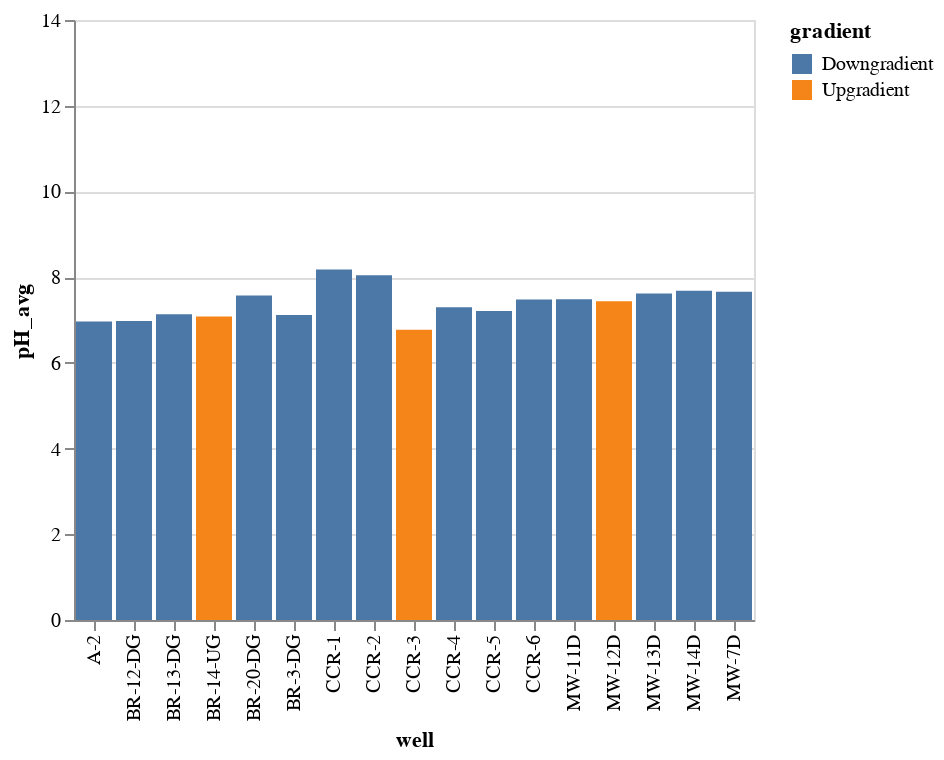

Notebook code cell kept with this figure:
### Code cell
#pH ranges from 0-14 su (acidic < 7 < basic)
#normal range for groundwater systems is 6-8.5 su

alt.Chart(df1).mark_bar().encode(x='well', y=alt.Y('pH_avg', scale=alt.Scale(domain=(0, 14))), color='gradient')

### Figure 1 — Vega-Lite specification as saved in the notebook (floating-point values rounded to 4 significant figures)
{"config": {"view": {"continuousWidth": 400, "continuousHeight": 300}}, "data": {"name": "data-0c73fe16c25468b6b357850402150286"}, "mark": "bar", "encoding": {"color": {"type": "nominal", "field": "gradient"}, "x": {"type": "nominal", "field": "well"}, "y": {"type": "quantitative", "field": "pH_avg", "scale": {"domain": [0, 14]}}}, "$schema": "https://vega.github.io/schema/vega-lite/v4.8.1.json", "datasets": {"data-0c73fe16c25468b6b357850402150286": [{"mercury_avg": 5.625e-07, "antimony_avg": 0.0457, "lead_avg": 0.005125, "arsenic_avg": 0.005875, "chromium_avg": 0.005, "thallium_avg": 0.007925, "barium_avg": 0.03875, "boron_avg": 0.09356, "radium_avg": 0.6913, "fluoride_avg": 0.2278, "chloride_avg": 57.78, "pH_avg": 7.119, "calcium_avg": 126.3, "sulfate_avg": 155.1, "TDS_avg": 606.1, "beryllium_avg": 0.00475, "cadmium_avg": 0.005, "selenium_avg": 0.005, "molybdenum_avg": 0.01, "cobalt_avg": 0.05, "lithium_avg": 0.05, "gradient": "Downgradient", "site": "Dunkirk Generating Station", "disposal": "Dunkirk Landfill", "well": "BR-3-DG"}, {"mercury_avg": 5.625e-07, "antimony_avg": 0.04584, "lead_avg": 0.005, "arsenic_avg": 0.005625, "chromium_avg": 0.01, "thallium_avg": 0.008175, "barium_avg": 0.0675, "boron_avg": 0.1368, "radium_avg": 0.58, "fluoride_avg": 0.2933, "chloride_avg": 320.6, "pH_avg": 6.979, "calcium_avg": 187.7, "sulfate_avg": 102.0, "TDS_avg": 1026.0, "beryllium_avg": 0.00475, "cadmium_avg": 0.005, "selenium_avg": 0.005, "molybdenum_avg": 0.01, "cobalt_avg": 0.05, "lithium_avg": 0.05, "gradient": "Downgradient", "site": "Dunkirk Generating Station", "disposal": "Dunkirk Landfill", "well": "BR-12-DG"}, {"mercury_avg": 5.625e-07, "antimony_avg": 0.04556, "lead_avg": 0.005, "arsenic_avg": 0.005375, "chromium_avg": 0.005, "thallium_avg": 0.007925, "barium_avg": 0.07375, "boron_avg": 0.1961, "radium_avg": 0.465, "fluoride_avg": 0.2011, "chloride_avg": 7.911, "pH_avg": 7.136, "calcium_avg": 105.0, "sulfate_avg": 102.9, "TDS_avg": 554.4, "beryllium_avg": 0.00475, "cadmium_avg": 0.005, "selenium_avg": 0.005, "molybdenum_avg": 0.01, "cobalt_avg": 0.05, "lithium_avg": 0.05, "gradient": "Downgradient", "site": "Dunkirk Generating Station", "disposal": "Dunkirk Landfill", "well": "BR-13-DG"}, {"mercury_avg": 5.625e-07, "antimony_avg": 0.04544, "lead_avg": 0.005, "arsenic_avg": 0.005875, "chromium_avg": 0.005, "thallium_avg": 0.007675, "barium_avg": 0.1663, "boron_avg": 0.1784, "radium_avg": 0.4875, "fluoride_avg": 0.2033, "chloride_avg": 3.667, "pH_avg": 7.083, "calcium_avg": 95.22, "sulfate_avg": 108.7, "TDS_avg": 477.2, "beryllium_avg": 0.00475, "cadmium_avg": 0.005, "selenium_avg": 0.005, "molybdenum_avg": 0.01, "cobalt_avg": 0.05, "lithium_avg": 0.05, "gradient": "Upgradient", "site": "Dunkirk Generating Station", "disposal": "Dunkirk Landfill", "well": "BR-14-UG"}, {"mercury_avg": 5.625e-07, "antimony_avg": 0.04537, "lead_avg": 0.005, "arsenic_avg": 0.00525, "chromium_avg": 0.005125, "thallium_avg": 0.007675, "barium_avg": 1.666, "boron_avg": 1.399, "radium_avg": 1.498, "fluoride_avg": 0.3222, "chloride_avg": 20.09, "pH_avg": 7.573, "calcium_avg": 23.11, "sulfate_avg": 13.56, "TDS_avg": 684.4, "beryllium_avg": 0.00475, "cadmium_avg": 0.005, "selenium_avg": 0.005, "molybdenum_avg": 0.01, "cobalt_avg": 0.05, "lithium_avg": 0.05, "gradient": "Downgradient", "site": "Dunkirk Generating Station", "disposal": "Dunkirk Landfill", "well": "BR-20-DG"}, {"mercury_avg": 6.25e-07, "antimony_avg": 0.04725, "lead_avg": 0.01625, "arsenic_avg": 0.007, "chromium_avg": 0.00625, "thallium_avg": 0.008838, "barium_avg": 0.015, "boron_avg": 1.402, "radium_avg": 0.5875, "fluoride_avg": 0.6211, "chloride_avg": 5.111, "pH_avg": 7.66, "calcium_avg": 571.2, "sulfate_avg": 1780.0, "TDS_avg": 2701.0, "beryllium_avg": 0.004375, "cadmium_avg": 0.005, "selenium_avg": 0.006875, "molybdenum_avg": 0.01375, "cobalt_avg": 0.05, "lithium_avg": 0.0625, "gradient": "Downgradient", "site": "Huntley Generating Station", "disposal": "Huntley Landfill", "well": "MW-7D"}, {"mercury_avg": 7.625e-07, "antimony_avg": 0.0401, "lead_avg": 0.01625, "arsenic_avg": 0.01225, "chromium_avg": 0.007625, "thallium_avg": 0.007925, "barium_avg": 0.03875, "boron_avg": 1.329, "radium_avg": 0.7433, "fluoride_avg": 0.4678, "chloride_avg": 11.56, "pH_avg": 7.487, "calcium_avg": 391.7, "sulfate_avg": 1363.0, "TDS_avg": 2144.0, "beryllium_avg": 0.00425, "cadmium_avg": 0.005, "selenium_avg": 0.00625, "molybdenum_avg": 0.01375, "cobalt_avg": 0.05, "lithium_avg": 0.0625, "gradient": "Downgradient", "site": "Huntley Generating Station", "disposal": "Huntley Landfill", "well": "MW-11D"}, {"mercury_avg": 1.225e-06, "antimony_avg": 0.04081, "lead_avg": 0.01638, "arsenic_avg": 0.006375, "chromium_avg": 0.00625, "thallium_avg": 0.0103, "barium_avg": 0.0625, "boron_avg": 0.6444, "radium_avg": 0.5, "fluoride_avg": 0.5289, "chloride_avg": 3.889, "pH_avg": 7.44, "calcium_avg": 105.8, "sulfate_avg": 161.9, "TDS_avg": 770.7, "beryllium_avg": 0.00425, "cadmium_avg": 0.005, "selenium_avg": 0.00625, "molybdenum_avg": 0.01512, "cobalt_avg": 0.05, "lithium_avg": 0.0625, "gradient": "Upgradient", "site": "Huntley Generating Station", "disposal": "Huntley Landfill", "well": "MW-12D"}, {"mercury_avg": 6.25e-07, "antimony_avg": 0.03984, "lead_avg": 0.01625, "arsenic_avg": 0.0075, "chromium_avg": 0.00625, "thallium_avg": 0.007675, "barium_avg": 0.0125, "boron_avg": 1.858, "radium_avg": 0.9337, "fluoride_avg": 0.5111, "chloride_avg": 37.33, "pH_avg": 7.62, "calcium_avg": 555.6, "sulfate_avg": 1959.0, "TDS_avg": 2911.0, "beryllium_avg": 0.00425, "cadmium_avg": 0.005, "selenium_avg": 0.00625, "molybdenum_avg": 0.01375, "cobalt_avg": 0.05, "lithium_avg": 0.0625, "gradient": "Downgradient", "site": "Huntley Generating Station", "disposal": "Huntley Landfill", "well": "MW-13D"}, {"mercury_avg": 6.25e-07, "antimony_avg": 0.04719, "lead_avg": 0.01625, "arsenic_avg": 0.01312, "chromium_avg": 0.0075, "thallium_avg": 0.008838, "barium_avg": 0.015, "boron_avg": 1.106, "radium_avg": 0.8043, "fluoride_avg": 0.3656, "chloride_avg": 35.89, "pH_avg": 7.68, "calcium_avg": 447.9, "sulfate_avg": 1578.0, "TDS_avg": 2370.0, "beryllium_avg": 0.004375, "cadmium_avg": 0.005, "selenium_avg": 0.006375, "molybdenum_avg": 0.01475, "cobalt_avg": 0.05, "lithium_avg": 0.0625, "gradient": "Downgradient", "site": "Huntley Generating Station", "disposal": "Huntley Landfill", "well": "MW-14D"}, {"mercury_avg": 7.125e-07, "antimony_avg": 0.04575, "lead_avg": 0.03587, "arsenic_avg": 0.0075, "chromium_avg": 0.006625, "thallium_avg": 0.03093, "barium_avg": 0.09375, "boron_avg": 0.2067, "radium_avg": 0.73, "fluoride_avg": 0.1867, "chloride_avg": 46.0, "pH_avg": 8.178, "calcium_avg": 46.11, "sulfate_avg": 39.33, "TDS_avg": 243.4, "beryllium_avg": 0.00425, "cadmium_avg": 0.005, "selenium_avg": 0.008625, "molybdenum_avg": 0.01375, "cobalt_avg": 0.05, "lithium_avg": 0.0625, "gradient": "Downgradient", "site": "Huntley Generating Station", "disposal": "South Settling Pond", "well": "CCR-1"}, {"mercury_avg": 2.225e-06, "antimony_avg": 0.04571, "lead_avg": 0.01938, "arsenic_avg": 0.03175, "chromium_avg": 0.00775, "thallium_avg": 0.007675, "barium_avg": 0.0825, "boron_avg": 6.916, "radium_avg": 0.6867, "fluoride_avg": 0.4233, "chloride_avg": 31.44, "pH_avg": 8.043, "calcium_avg": 172.7, "sulfate_avg": 340.0, "TDS_avg": 816.8, "beryllium_avg": 0.00425, "cadmium_avg": 0.005, "selenium_avg": 0.00625, "molybdenum_avg": 0.01375, "cobalt_avg": 0.05, "lithium_avg": 0.095, "gradient": "Downgradient", "site": "Huntley Generating Station", "disposal": "South Settling Pond", "well": "CCR-2"}, {"mercury_avg": 1.163e-06, "antimony_avg": 0.0472, "lead_avg": 0.017, "arsenic_avg": 0.008625, "chromium_avg": 0.00625, "thallium_avg": 0.0153, "barium_avg": 0.065, "boron_avg": 1.291, "radium_avg": 0.87, "fluoride_avg": 0.2044, "chloride_avg": 219.2, "pH_avg": 6.771, "calcium_avg": 468.9, "sulfate_avg": 751.6, "TDS_avg": 2562.0, "beryllium_avg": 0.00425, "cadmium_avg": 0.005, "selenium_avg": 0.00625, "molybdenum_avg": 0.01375, "cobalt_avg": 0.05, "lithium_avg": 0.0625, "gradient": "Upgradient", "site": "Huntley Generating Station", "disposal": "South Settling Pond", "well": "CCR-3"}, {"mercury_avg": 7.375e-07, "antimony_avg": 0.04625, "lead_avg": 0.01638, "arsenic_avg": 0.009375, "chromium_avg": 0.00625, "thallium_avg": 0.007675, "barium_avg": 0.0125, "boron_avg": 1.567, "radium_avg": 1.095, "fluoride_avg": 0.4944, "chloride_avg": 34.44, "pH_avg": 7.296, "calcium_avg": 610.9, "sulfate_avg": 1832.0, "TDS_avg": 2857.0, "beryllium_avg": 0.00425, "cadmium_avg": 0.005, "selenium_avg": 0.006625, "molybdenum_avg": 0.01387, "cobalt_avg": 0.05, "lithium_avg": 0.0625, "gradient": "Downgradient", "site": "Huntley Generating Station", "disposal": "Huntley Landfill", "well": "CCR-4"}, {"mercury_avg": 6.25e-07, "antimony_avg": 0.04665, "lead_avg": 0.01638, "arsenic_avg": 0.00925, "chromium_avg": 0.00625, "thallium_avg": 0.007675, "barium_avg": 0.015, "boron_avg": 1.398, "radium_avg": 1.444, "fluoride_avg": 0.5189, "chloride_avg": 31.0, "pH_avg": 7.21, "calcium_avg": 620.8, "sulfate_avg": 1810.0, "TDS_avg": 2776.0, "beryllium_avg": 0.00425, "cadmium_avg": 0.005, "selenium_avg": 0.00625, "molybdenum_avg": 0.01375, "cobalt_avg": 0.05, "lithium_avg": 0.0625, "gradient": "Downgradient", "site": "Huntley Generating Station", "disposal": "Huntley Landfill", "well": "CCR-5"}, {"mercury_avg": 6.25e-07, "antimony_avg": 0.04669, "lead_avg": 0.01663, "arsenic_avg": 0.01025, "chromium_avg": 0.00625, "thallium_avg": 0.007675, "barium_avg": 0.0125, "boron_avg": 1.456, "radium_avg": 0.83, "fluoride_avg": 0.4911, "chloride_avg": 28.0, "pH_avg": 7.478, "calcium_avg": 619.2, "sulfate_avg": 1809.0, "TDS_avg": 2806.0, "beryllium_avg": 0.00425, "cadmium_avg": 0.005, "selenium_avg": 0.00625, "molybdenum_avg": 0.01375, "cobalt_avg": 0.05, "lithium_avg": 0.0625, "gradient": "Downgradient", "site": "Huntley Generating Station", "disposal": "Huntley Landfill", "well": "CCR-6"}, {"mercury_avg": 6.25e-07, "antimony_avg": 0.04599, "lead_avg": 0.018, "arsenic_avg": 0.006875, "chromium_avg": 0.006875, "thallium_avg": 0.01105, "barium_avg": 0.04, "boron_avg": 0.7711, "radium_avg": 1.445, "fluoride_avg": 0.35, "chloride_avg": 121.0, "pH_avg": 6.962, "calcium_avg": 618.6, "sulfate_avg": 1608.0, "TDS_avg": 2812.0, "beryllium_avg": 0.00425, "cadmium_avg": 0.005, "selenium_avg": 0.00625, "molybdenum_avg": 0.01375, "cobalt_avg": 0.05, "lithium_avg": 0.06625, "gradient": "Downgradient", "site": "Huntley Generating Station", "disposal": "South Settling Pond", "well": "A-2"}]}}
